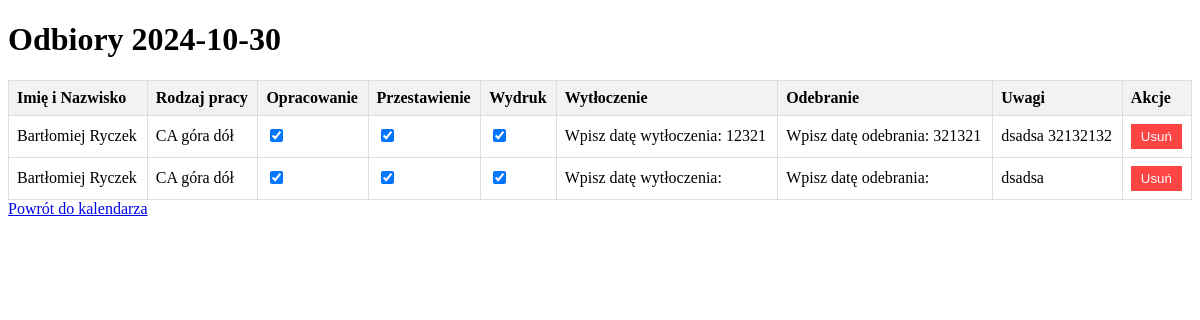
The page /day/2024-10-30 on the database its author committed.
### app.py (models this page shows)
class Event(db.Model):
    id = db.Column(db.Integer, primary_key=True)
    first_name = db.Column(db.String(100), nullable=False)
    last_name = db.Column(db.String(100), nullable=False)
    date = db.Column(db.String(10), nullable=False)
    description = db.Column(db.String(200), nullable=True)
    opracowanie = db.Column(db.Boolean, default=False)
    przestawienie = db.Column(db.Boolean, default=False)
    wydruk = db.Column(db.Boolean, default=False)
    wytloczenie = db.Column(db.String(200), default="Wpisz datę wytłoczenia: ", nullable=True)
    odebranie = db.Column(db.String(200), default="Wpisz datę odebrania: ", nullable=True)
    uwagi = db.Column(db.String(200), nullable=True)

### app.py (the view)
@app.route('/day/<date>')
def day_view(date):
    events = Event.query.filter_by(date=date).all()
    return render_template('day.html', date=date, events=events)

### templates/day.html (shortened to what this page needs)
<!DOCTYPE html>
<html lang="pl">
<head>
</head>
<body>
    <div id="day-container">
        <h1> Odbiory {{ date }}</h1>
        <table>
            <thead>
                <tr>
                    <th>Imię i Nazwisko</th>
                    <th>Rodzaj pracy</th>
                    <th>Opracowanie</th>
                    <th>Przestawienie</th>
                    <th>Wydruk</th>
                    <th>Wytłoczenie</th>
                    <th>Odebranie</th>
                    <th>Uwagi</th>
                    <th>Akcje</th>
                </tr>
            </thead>
            <tbody>
                {% for event in events %}
                <tr>
                    <td>{{ event.first_name }} {{ event.last_name }}</td>
                    <td>{{ event.description }}</td>
                    <td><input type="checkbox" class="status-checkbox" data-event-id="{{ event.id }}" data-status="opracowanie" {% if event.opracowanie %}checked{% endif %}></td>
                    <td><input type="checkbox" class="status-checkbox" data-event-id="{{ event.id }}" data-status="przestawienie" {% if event.przestawienie %}checked{% endif %}></td>
                    <td><input type="checkbox" class="status-checkbox" data-event-id="{{ event.id }}" data-status="wydruk" {% if event.wydruk %}checked{% endif %}></td>
                    <td><div class="wytloczenie-input" contenteditable="true" data-event-id="{{ event.id }}">{{ event.wytloczenie }}</div></td>
                    <td><div class="odebranie-input" contenteditable="true" data-event-id="{{ event.id }}">{{ event.odebranie }}</div></td>
                    <td><div class="uwagi-content" contenteditable="true" data-event-id="{{ event.id }}">{{ event.uwagi }}</div></td>
                    <td><button class="delete-btn" data-event-id="{{ event.id }}">Usuń</button></td>
                </tr>
                {% endfor %}
            </tbody>
        </table>
        <a href="/">Powrót do kalendarza</a>
    </div>
</body>
</html>

### templates/day.html (style rules this page uses)
table { width: 100%; border-collapse: collapse; }
th, td { border: 1px solid #ddd; padding: 8px; text-align: left; }
th { background-color: #f2f2f2; }
.delete-btn { background-color: #ff4444; color: white; border: none; padding: 5px 10px; cursor: pointer; }

### rows shown on the page
Event: first_name "Bartłomiej", last_name "Ryczek", description "CA góra dół", opracowanie "☑", przestawienie "☑", wydruk "☑", wytloczenie "Wpisz datę wytłoczenia: 12321", odebranie "Wpisz datę odebrania: 321321", uwagi "dsadsa 32132132"
Event: first_name "Bartłomiej", last_name "Ryczek", description "CA góra dół", opracowanie "☑", przestawienie "☑", wydruk "☑", wytloczenie "Wpisz datę wytłoczenia:", odebranie "Wpisz datę odebrania:", uwagi "dsadsa"

### other values the page prints
{{ date }} "2024-10-30"
